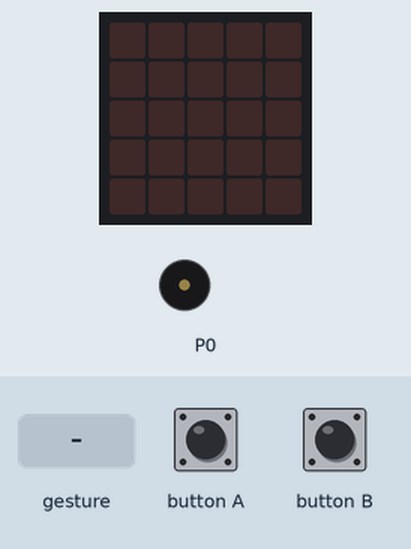
Recording of a program running on a simulated BBC micro:bit (MakeCode). Shown: the board's 5×5 LED display, buzzer (waves = sounding). The test bench sets the inputs (shaded band). Random numbers come from a fixed seed; a tilt is held for 1.5 s and a shake lasts 1 s, then the board lies face up again.

Above: at 1.2 s.
1.3 s: button A pressed for 0.15 s
At 3.0 s:
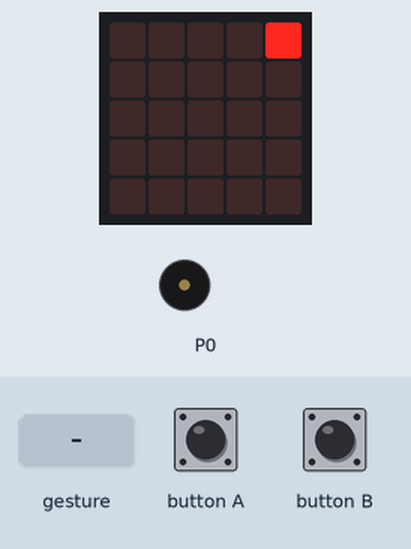
4.3 s: button B pressed for 0.15 s
At 6.5 s:
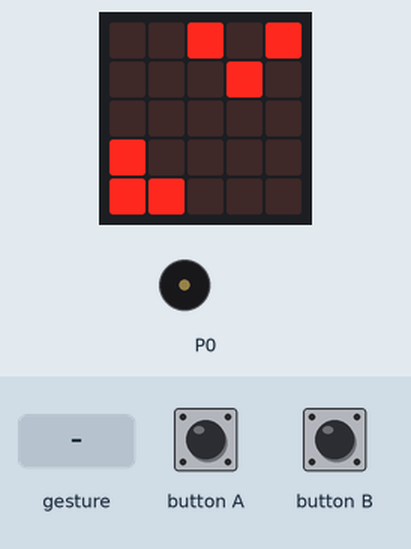
7.3 s: gesture 'shake'
At 8.3 s:
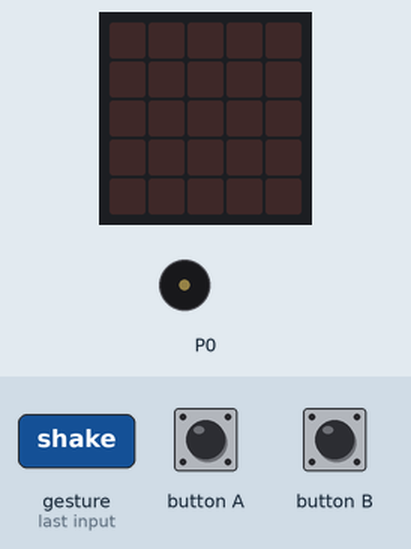
9.0 s: button A pressed for 0.15 s
At 10.1 s:
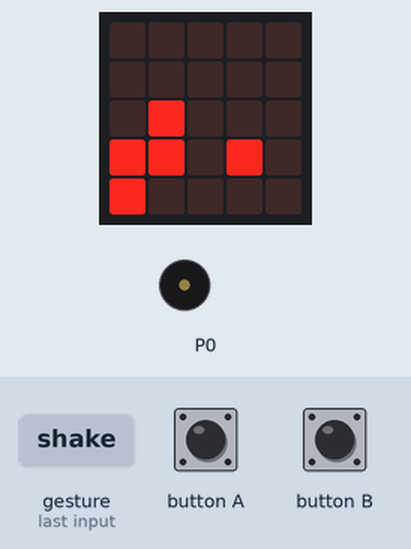
12.0 s: button B pressed for 0.15 s
At 13.6 s:
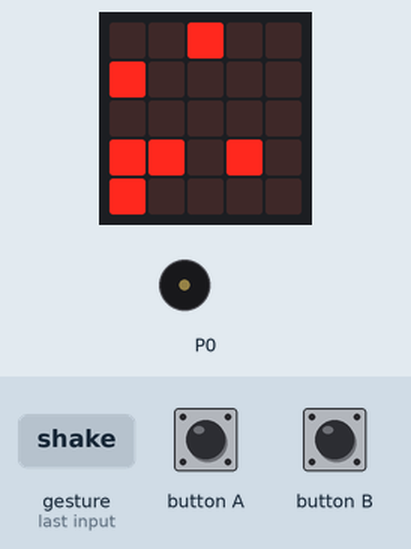
15.0 s: button A pressed for 0.15 s
At 17.0 s:
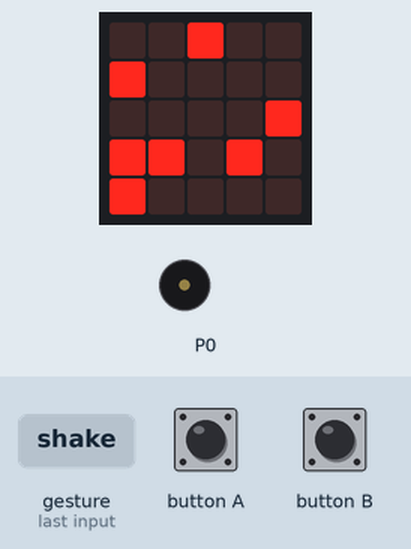
Timing chart, 0 to 18.5 s (numbered marks = the images above; inputs shaded):
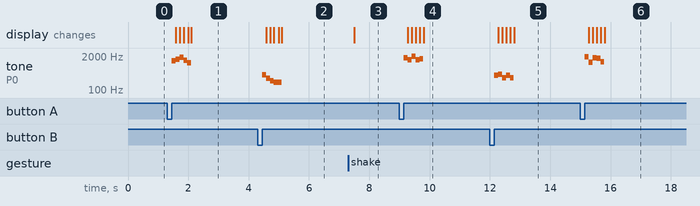

Measured:
- after the input at 1.3 s, tone on P0: plays 1300 Hz for 0.13 s, 1500 Hz for 0.13 s, 1800 Hz for 0.13 s, 1400 Hz for 0.13 s, 1100 Hz for 0.13 s, starting after 0.15 s; the display: changes after 0.28 s (image 1)
- after the input at 4.3 s, tone on P0: plays 390 Hz for 0.13 s, 280 Hz for 0.13 s, 230 Hz for 0.13 s, 200 Hz for 0.26 s, starting after 0.15 s; the display: first changes after 0.28 s (image 2 shows a later state)
- after the input at 7.3 s, the display: changes after 0.20 s (image 3)
- after the input at 9.0 s, tone on P0: plays 1750 Hz for 0.13 s, 1450 Hz for 0.13 s, 1950 Hz for 0.13 s, 1450 Hz for 0.13 s, 1550 Hz for 0.13 s, starting after 0.15 s; the display: first changes after 0.28 s (image 4 shows a later state)
- after the input at 12.0 s, tone on P0: plays 370 Hz for 0.13 s, 400 Hz for 0.13 s, 300 Hz for 0.13 s, 360 Hz for 0.13 s, 290 Hz for 0.13 s, starting after 0.15 s; the display: first changes after 0.28 s (image 5 shows a later state)
- after the input at 15.0 s, tone on P0: plays 1900 Hz for 0.13 s, 1150 Hz for 0.13 s, 1700 Hz for 0.13 s, 1650 Hz for 0.13 s, 1200 Hz for 0.13 s, starting after 0.15 s; the display: first changes after 0.28 s (image 6 shows a later state)

The program:

main.ts
```typescript
input.onButtonPressed(Button.A, function () {
    for (let index = 0; index < 5; index++) {
        music.playTone(randint(10, 30) * 50 + 600, music.beat(BeatFraction.Quarter))
        led.toggle(randint(0, 4), randint(0, 4))
    }
})
input.onGesture(Gesture.Shake, function () {
    basic.clearScreen()
})
input.onButtonPressed(Button.B, function () {
    for (let index = 0; index < 5; index++) {
        music.playTone(randint(0, 20) * 10 + 200, music.beat(BeatFraction.Quarter))
        led.toggle(randint(0, 4), randint(0, 4))
    }
})
```

test.ts
```typescript
// テストはここに来ます。このパッケージが拡張機能として使用されるときにはコンパイルされません。
```
